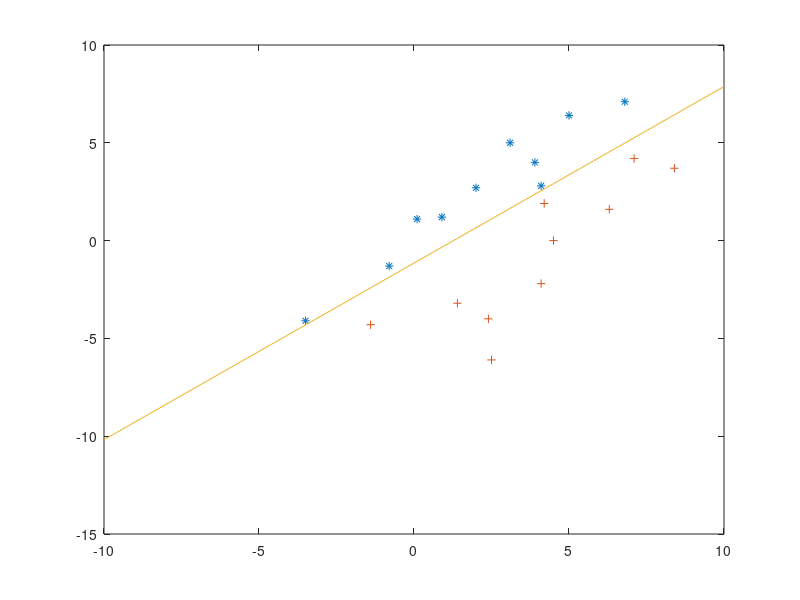
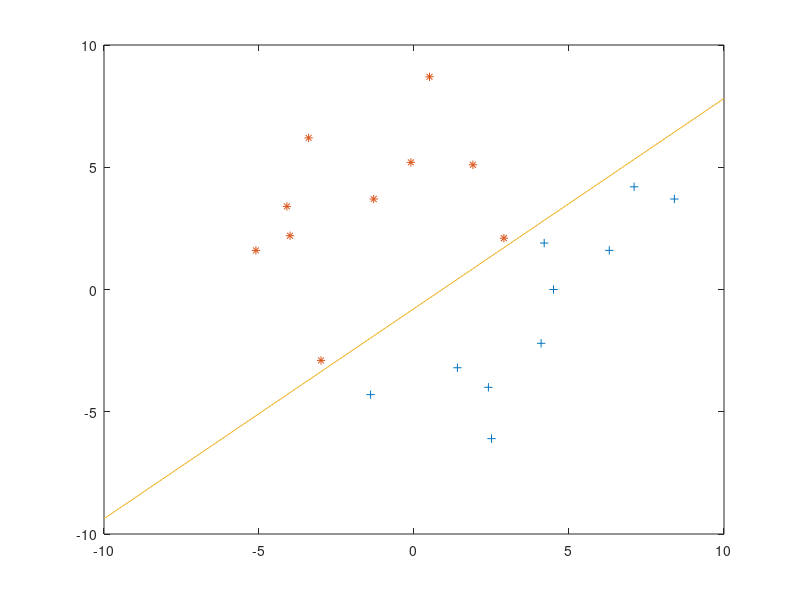

MATLAB code to generate these figures, in order:
w = [0;0];
b = 0;
C1 = [0.1,1.1; 6.8,7.1; -3.5,-4.1; 2.0,2.7; 4.1,2.8; 3.1,5.0; -0.8,-1.3; 0.9,1.2; 5.0,6.4; 3.9,4.0];
C2 = [7.1,4.2; -1.4,-4.3; 4.5,0.0; 6.3,1.6; 4.2,1.9; 1.4,-3.2; 2.4,-4.0; 2.5,-6.1; 8.4,3.7; 4.1,-2.2];
C3 = [-3.0,-2.9; 0.5,8.7; 2.9,2.1; -0.1,5.2; -4.0,2.2; -1.3,3.7; -3.4,6.2; -4.1,3.4; -5.1,1.6; 1.9,5.1];

%% part one of the question
%Two class perceptron. Therefore, y1=1 (for c1) & y2=-1 (for c2)
w = [w;b];
col_size = size(C1, 1); 
onecol = (ones(col_size,1));
C11 = [C1,onecol];
C22 = [C2,onecol];
C22= -C22;
C33 = [C3,onecol];

points = [C11;C22];
count = 0;
iter=0;

while (1)
    iter=iter+1;
    for i = 1:size(points,1)
        if w'*points(i,:)' <=0
            w = w + points(i,:)';
            count = count+1;
        end
    end
    if count == 0;
        break;
    else
        count=0;
    end
end
iter = iter-1;
figure
plot(C1(:,1),C1(:,2),'*');
hold on 
plot(C2(:,1),C2(:,2),'+');
hold on

x = -10:0.1:10;
y = (-w(1)*x -w(3))/w(2);
plot(x,y);
hold on

%% part two of the question 
% Two class perceptron. Therefore, y1=1 (for c3) & y2=-1 (for c2)
w2 = [0;0];
b2 = 0;
w2 = [w2;b2];
points_2 = [C22;C33];
count_2 = 0;
iter_2 =0;

while (1)
    iter_2=iter_2+1;
    for i = 1:size(points_2,1)
        if w2'*points_2(i,:)' <=0
            w2 = w2 + points_2(i,:)';
            count_2 = count_2 + 1;
        end
    end
    if count_2 == 0;
        break;
    else
        count_2=0;
    end
end
iter_2=iter_2-1;
figure
plot(C2(:,1),C2(:,2),'+');
hold on 
plot(C3(:,1),C3(:,2),'*');
hold on

x2 = -10:0.1:10;
y2 = (-w2(1)*x2 -w2(3))/w2(2);
plot(x2,y2);

